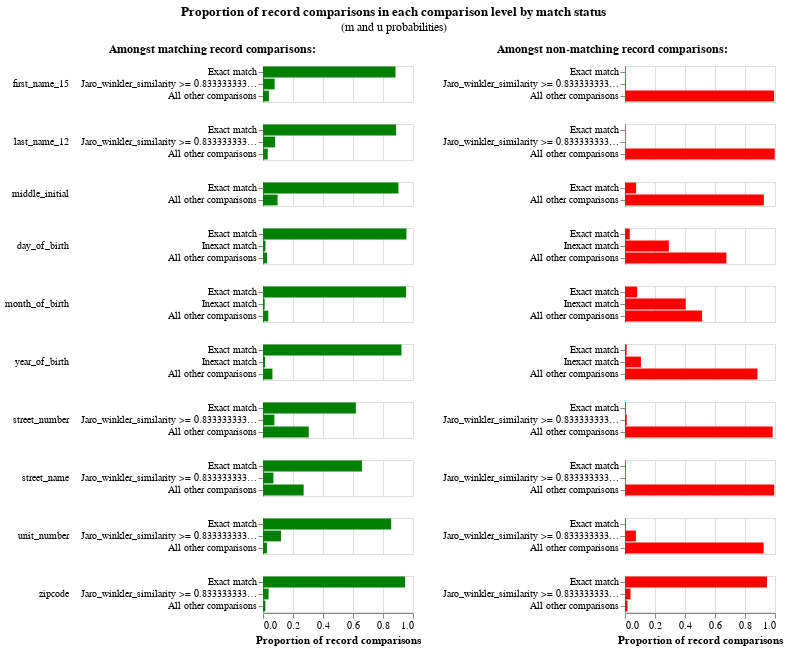

The notebook cell this image was saved under:
### Code cell
linker.m_u_parameters_chart()

### Figure 1 — Vega-Lite specification as saved in the notebook (floating-point values rounded to 4 significant figures)
{"config": {"view": {"continuousWidth": 300, "continuousHeight": 300, "discreteHeight": 300, "discreteWidth": 400}, "header": {"title": null}, "title": {"anchor": "middle", "offset": 10}}, "hconcat": [{"mark": "bar", "encoding": {"color": {"value": "green"}, "row": {"field": "comparison_name", "header": {"labelAlign": "left", "labelAnchor": "middle", "labelAngle": 0}, "sort": {"field": "comparison_sort_order"}, "type": "nominal"}, "tooltip": [{"field": "m_probability_description", "title": "m probability description", "type": "nominal"}, {"field": "comparison_name", "title": "Comparison column name", "type": "nominal"}, {"field": "label_for_charts", "title": "Label", "type": "ordinal"}, {"field": "sql_condition", "title": "SQL condition", "type": "nominal"}, {"field": "m_probability", "format": ".4p", "title": "m probability", "type": "quantitative"}, {"field": "u_probability", "format": ".4p", "title": "u probability", "type": "quantitative"}, {"field": "bayes_factor", "format": ",.4f", "title": "Bayes factor = m/u", "type": "quantitative"}, {"field": "log2_bayes_factor", "format": ",.4f", "title": "Match weight = log2(m/u)", "type": "quantitative"}], "x": {"axis": {"title": "Proportion of record comparisons"}, "field": "m_probability", "type": "quantitative"}, "y": {"axis": {"title": null}, "field": "label_for_charts", "sort": {"field": "comparison_vector_value", "order": "descending"}, "type": "nominal"}}, "height": {"step": 12}, "resolve": {"scale": {"y": "independent"}}, "title": {"text": "Amongst matching record comparisons:", "fontSize": 12, "fontWeight": "bold"}, "transform": [{"filter": "(datum.bayes_factor != 'no-op filter due to vega lite issue 4680')"}], "width": 150}, {"mark": "bar", "encoding": {"color": {"value": "red"}, "row": {"field": "comparison_name", "header": {"labels": false}, "sort": {"field": "comparison_sort_order"}, "type": "nominal"}, "tooltip": [{"field": "u_probability_description", "title": "u probability description", "type": "nominal"}, {"field": "comparison_name", "title": "Comparison column name", "type": "nominal"}, {"field": "label_for_charts", "title": "Label", "type": "ordinal"}, {"field": "sql_condition", "title": "SQL condition", "type": "nominal"}, {"field": "m_probability", "format": ".4p", "title": "m probability", "type": "quantitative"}, {"field": "u_probability", "format": ".4p", "title": "u probability", "type": "quantitative"}, {"field": "bayes_factor", "format": ",.4f", "title": "Bayes factor = m/u", "type": "quantitative"}, {"field": "log2_bayes_factor", "format": ",.4f", "title": "Match weight = log2(m/u)", "type": "quantitative"}], "x": {"axis": {"title": "Proportion of record comparisons"}, "field": "u_probability", "type": "quantitative"}, "y": {"axis": {"title": null}, "field": "label_for_charts", "sort": {"field": "comparison_vector_value", "order": "descending"}, "type": "nominal"}}, "height": {"step": 12}, "resolve": {"scale": {"y": "independent"}}, "title": {"text": "Amongst non-matching record comparisons:", "fontSize": 12, "fontWeight": "bold"}, "transform": [{"filter": "(datum.bayes_factor != 'no-op filter2 due to vega lite issue 4680')"}], "width": 150}], "data": {"name": "data-bef6858d72118a2ce6ca0e62ba61f7b7"}, "title": {"text": "Proportion of record comparisons in each comparison level by match status", "subtitle": "(m and u probabilities)"}, "$schema": "https://vega.github.io/schema/vega-lite/v5.9.3.json", "datasets": {"data-bef6858d72118a2ce6ca0e62ba61f7b7": [{"comparison_name": "first_name_15", "sql_condition": "\"first_name_15_l\" = \"first_name_15_r\"", "label_for_charts": "Exact match", "m_probability": 0.8835, "u_probability": 0.002261, "m_probability_description": "Amongst matching record comparisons, 88.35% of records are in the exact match comparison level", "u_probability_description": "Amongst non-matching record comparisons, 0.23% of records are in the exact match comparison level", "has_tf_adjustments": false, "tf_adjustment_column": null, "tf_adjustment_weight": 1.0, "is_null_level": false, "bayes_factor": 390.7, "log2_bayes_factor": 8.61, "comparison_vector_value": 2, "max_comparison_vector_value": 2, "bayes_factor_description": "If comparison level is `exact match` then comparison is 390.72 times more likely to be a match", "probability_two_random_records_match": 1.302e-05, "comparison_sort_order": 0}, {"comparison_name": "first_name_15", "sql_condition": "jaro_winkler_similarity(\"first_name_15_l\", \"first_name_15_r\") >= 0.8333333333333334", "label_for_charts": "Jaro_winkler_similarity >= 0.8333333333333334", "m_probability": 0.07728, "u_probability": 0.003358, "m_probability_description": "Amongst matching record comparisons, 7.73% of records are in the jaro_winkler_similarity >= 0.8333333333333334 comparison level", "u_probability_description": "Amongst non-matching record comparisons, 0.34% of records are in the jaro_winkler_similarity >= 0.8333333333333334 comparison level", "has_tf_adjustments": false, "tf_adjustment_column": null, "tf_adjustment_weight": 1.0, "is_null_level": false, "bayes_factor": 23.02, "log2_bayes_factor": 4.525, "comparison_vector_value": 1, "max_comparison_vector_value": 2, "bayes_factor_description": "If comparison level is `jaro_winkler_similarity >= 0.8333333333333334` then comparison is 23.02 times more likely to be a match", "probability_two_random_records_match": 1.302e-05, "comparison_sort_order": 0}, {"comparison_name": "first_name_15", "sql_condition": "ELSE", "label_for_charts": "All other comparisons", "m_probability": 0.03921, "u_probability": 0.9944, "m_probability_description": "Amongst matching record comparisons, 3.92% of records are in the all other comparisons comparison level", "u_probability_description": "Amongst non-matching record comparisons, 99.44% of records are in the all other comparisons comparison level", "has_tf_adjustments": false, "tf_adjustment_column": null, "tf_adjustment_weight": 1.0, "is_null_level": false, "bayes_factor": 0.03944, "log2_bayes_factor": -4.664, "comparison_vector_value": 0, "max_comparison_vector_value": 2, "bayes_factor_description": "If comparison level is `all other comparisons` then comparison is  25.36 times less likely to be a match", "probability_two_random_records_match": 1.302e-05, "comparison_sort_order": 0}, {"comparison_name": "last_name_12", "sql_condition": "\"last_name_12_l\" = \"last_name_12_r\"", "label_for_charts": "Exact match", "m_probability": 0.8874, "u_probability": 0.0007497, "m_probability_description": "Amongst matching record comparisons, 88.74% of records are in the exact match comparison level", "u_probability_description": "Amongst non-matching record comparisons, 0.07% of records are in the exact match comparison level", "has_tf_adjustments": false, "tf_adjustment_column": null, "tf_adjustment_weight": 1.0, "is_null_level": false, "bayes_factor": 1184.0, "log2_bayes_factor": 10.21, "comparison_vector_value": 2, "max_comparison_vector_value": 2, "bayes_factor_description": "If comparison level is `exact match` then comparison is 1,183.64 times more likely to be a match", "probability_two_random_records_match": 1.302e-05, "comparison_sort_order": 1}, {"comparison_name": "last_name_12", "sql_condition": "jaro_winkler_similarity(\"last_name_12_l\", \"last_name_12_r\") >= 0.8333333333333334", "label_for_charts": "Jaro_winkler_similarity >= 0.8333333333333334", "m_probability": 0.08093, "u_probability": 0.001209, "m_probability_description": "Amongst matching record comparisons, 8.09% of records are in the jaro_winkler_similarity >= 0.8333333333333334 comparison level", "u_probability_description": "Amongst non-matching record comparisons, 0.12% of records are in the jaro_winkler_similarity >= 0.8333333333333334 comparison level", "has_tf_adjustments": false, "tf_adjustment_column": null, "tf_adjustment_weight": 1.0, "is_null_level": false, "bayes_factor": 66.94, "log2_bayes_factor": 6.065, "comparison_vector_value": 1, "max_comparison_vector_value": 2, "bayes_factor_description": "If comparison level is `jaro_winkler_similarity >= 0.8333333333333334` then comparison is 66.94 times more likely to be a match", "probability_two_random_records_match": 1.302e-05, "comparison_sort_order": 1}, {"comparison_name": "last_name_12", "sql_condition": "ELSE", "label_for_charts": "All other comparisons", "m_probability": 0.0317, "u_probability": 0.998, "m_probability_description": "Amongst matching record comparisons, 3.17% of records are in the all other comparisons comparison level", "u_probability_description": "Amongst non-matching record comparisons, 99.80% of records are in the all other comparisons comparison level", "has_tf_adjustments": false, "tf_adjustment_column": null, "tf_adjustment_weight": 1.0, "is_null_level": false, "bayes_factor": 0.03176, "log2_bayes_factor": -4.977, "comparison_vector_value": 0, "max_comparison_vector_value": 2, "bayes_factor_description": "If comparison level is `all other comparisons` then comparison is  31.48 times less likely to be a match", "probability_two_random_records_match": 1.302e-05, "comparison_sort_order": 1}, {"comparison_name": "middle_initial", "sql_condition": "\"middle_initial_l\" = \"middle_initial_r\"", "label_for_charts": "Exact match", "m_probability": 0.903, "u_probability": 0.07447, "m_probability_description": "Amongst matching record comparisons, 90.30% of records are in the exact match comparison level", "u_probability_description": "Amongst non-matching record comparisons, 7.45% of records are in the exact match comparison level", "has_tf_adjustments": false, "tf_adjustment_column": null, "tf_adjustment_weight": 1.0, "is_null_level": false, "bayes_factor": 12.13, "log2_bayes_factor": 3.6, "comparison_vector_value": 1, "max_comparison_vector_value": 1, "bayes_factor_description": "If comparison level is `exact match` then comparison is 12.13 times more likely to be a match", "probability_two_random_records_match": 1.302e-05, "comparison_sort_order": 2}, {"comparison_name": "middle_initial", "sql_condition": "ELSE", "label_for_charts": "All other comparisons", "m_probability": 0.097, "u_probability": 0.9255, "m_probability_description": "Amongst matching record comparisons, 9.70% of records are in the all other comparisons comparison level", "u_probability_description": "Amongst non-matching record comparisons, 92.55% of records are in the all other comparisons comparison level", "has_tf_adjustments": false, "tf_adjustment_column": null, "tf_adjustment_weight": 1.0, "is_null_level": false, "bayes_factor": 0.1048, "log2_bayes_factor": -3.254, "comparison_vector_value": 0, "max_comparison_vector_value": 1, "bayes_factor_description": "If comparison level is `all other comparisons` then comparison is  9.54 times less likely to be a match", "probability_two_random_records_match": 1.302e-05, "comparison_sort_order": 2}, {"comparison_name": "day_of_birth", "sql_condition": "\"day_of_birth_l\" = \"day_of_birth_r\"", "label_for_charts": "Exact match", "m_probability": 0.9563, "u_probability": 0.03189, "m_probability_description": "Amongst matching record comparisons, 95.63% of records are in the exact match comparison level", "u_probability_description": "Amongst non-matching record comparisons, 3.19% of records are in the exact match comparison level", "has_tf_adjustments": false, "tf_adjustment_column": null, "tf_adjustment_weight": 1.0, "is_null_level": false, "bayes_factor": 29.98, "log2_bayes_factor": 4.906, "comparison_vector_value": 2, "max_comparison_vector_value": 2, "bayes_factor_description": "If comparison level is `exact match` then comparison is 29.98 times more likely to be a match", "probability_two_random_records_match": 1.302e-05, "comparison_sort_order": 3}, {"comparison_name": "day_of_birth", "sql_condition": "abs(day_of_birth_l - day_of_birth_r) <= 5", "label_for_charts": "Inexact match", "m_probability": 0.01649, "u_probability": 0.2923, "m_probability_description": "Amongst matching record comparisons, 1.65% of records are in the inexact match comparison level", "u_probability_description": "Amongst non-matching record comparisons, 29.23% of records are in the inexact match comparison level", "has_tf_adjustments": false, "tf_adjustment_column": null, "tf_adjustment_weight": 1.0, "is_null_level": false, "bayes_factor": 0.0564, "log2_bayes_factor": -4.148, "comparison_vector_value": 1, "max_comparison_vector_value": 2, "bayes_factor_description": "If comparison level is `inexact match` then comparison is  17.73 times less likely to be a match", "probability_two_random_records_match": 1.302e-05, "comparison_sort_order": 3}, {"comparison_name": "day_of_birth", "sql_condition": "ELSE", "label_for_charts": "All other comparisons", "m_probability": 0.02719, "u_probability": 0.6758, "m_probability_description": "Amongst matching record comparisons, 2.72% of records are in the all other comparisons comparison level", "u_probability_description": "Amongst non-matching record comparisons, 67.58% of records are in the all other comparisons comparison level", "has_tf_adjustments": false, "tf_adjustment_column": null, "tf_adjustment_weight": 1.0, "is_null_level": false, "bayes_factor": 0.04023, "log2_bayes_factor": -4.636, "comparison_vector_value": 0, "max_comparison_vector_value": 2, "bayes_factor_description": "If comparison level is `all other comparisons` then comparison is  24.86 times less likely to be a match", "probability_two_random_records_match": 1.302e-05, "comparison_sort_order": 3}, {"comparison_name": "month_of_birth", "sql_condition": "\"month_of_birth_l\" = \"month_of_birth_r\"", "label_for_charts": "Exact match", "m_probability": 0.9537, "u_probability": 0.0814, "m_probability_description": "Amongst matching record comparisons, 95.37% of records are in the exact match comparison level", "u_probability_description": "Amongst non-matching record comparisons, 8.14% of records are in the exact match comparison level", "has_tf_adjustments": false, "tf_adjustment_column": null, "tf_adjustment_weight": 1.0, "is_null_level": false, "bayes_factor": 11.72, "log2_bayes_factor": 3.551, "comparison_vector_value": 2, "max_comparison_vector_value": 2, "bayes_factor_description": "If comparison level is `exact match` then comparison is 11.72 times more likely to be a match", "probability_two_random_records_match": 1.302e-05, "comparison_sort_order": 4}, {"comparison_name": "month_of_birth", "sql_condition": "abs(month_of_birth_l - month_of_birth_r) <= 3", "label_for_charts": "Inexact match", "m_probability": 0.01115, "u_probability": 0.4045, "m_probability_description": "Amongst matching record comparisons, 1.12% of records are in the inexact match comparison level", "u_probability_description": "Amongst non-matching record comparisons, 40.45% of records are in the inexact match comparison level", "has_tf_adjustments": false, "tf_adjustment_column": null, "tf_adjustment_weight": 1.0, "is_null_level": false, "bayes_factor": 0.02757, "log2_bayes_factor": -5.181, "comparison_vector_value": 1, "max_comparison_vector_value": 2, "bayes_factor_description": "If comparison level is `inexact match` then comparison is  36.28 times less likely to be a match", "probability_two_random_records_match": 1.302e-05, "comparison_sort_order": 4}, {"comparison_name": "month_of_birth", "sql_condition": "ELSE", "label_for_charts": "All other comparisons", "m_probability": 0.0351, "u_probability": 0.5141, "m_probability_description": "Amongst matching record comparisons, 3.51% of records are in the all other comparisons comparison level", "u_probability_description": "Amongst non-matching record comparisons, 51.41% of records are in the all other comparisons comparison level", "has_tf_adjustments": false, "tf_adjustment_column": null, "tf_adjustment_weight": 1.0, "is_null_level": false, "bayes_factor": 0.06829, "log2_bayes_factor": -3.872, "comparison_vector_value": 0, "max_comparison_vector_value": 2, "bayes_factor_description": "If comparison level is `all other comparisons` then comparison is  14.64 times less likely to be a match", "probability_two_random_records_match": 1.302e-05, "comparison_sort_order": 4}, {"comparison_name": "year_of_birth", "sql_condition": "\"year_of_birth_l\" = \"year_of_birth_r\"", "label_for_charts": "Exact match", "m_probability": 0.9231, "u_probability": 0.01081, "m_probability_description": "Amongst matching record comparisons, 92.31% of records are in the exact match comparison level", "u_probability_description": "Amongst non-matching record comparisons, 1.08% of records are in the exact match comparison level", "has_tf_adjustments": false, "tf_adjustment_column": null, "tf_adjustment_weight": 1.0, "is_null_level": false, "bayes_factor": 85.35, "log2_bayes_factor": 6.415, "comparison_vector_value": 2, "max_comparison_vector_value": 2, "bayes_factor_description": "If comparison level is `exact match` then comparison is 85.35 times more likely to be a match", "probability_two_random_records_match": 1.302e-05, "comparison_sort_order": 5}, {"comparison_name": "year_of_birth", "sql_condition": "abs(year_of_birth_l - year_of_birth_r) <= 5", "label_for_charts": "Inexact match", "m_probability": 0.0141, "u_probability": 0.106, "m_probability_description": "Amongst matching record comparisons, 1.41% of records are in the inexact match comparison level", "u_probability_description": "Amongst non-matching record comparisons, 10.60% of records are in the inexact match comparison level", "has_tf_adjustments": false, "tf_adjustment_column": null, "tf_adjustment_weight": 1.0, "is_null_level": false, "bayes_factor": 0.133, "log2_bayes_factor": -2.911, "comparison_vector_value": 1, "max_comparison_vector_value": 2, "bayes_factor_description": "If comparison level is `inexact match` then comparison is  7.52 times less likely to be a match", "probability_two_random_records_match": 1.302e-05, "comparison_sort_order": 5}, {"comparison_name": "year_of_birth", "sql_condition": "ELSE", "label_for_charts": "All other comparisons", "m_probability": 0.06284, "u_probability": 0.8832, "m_probability_description": "Amongst matching record comparisons, 6.28% of records are in the all other comparisons comparison level", "u_probability_description": "Amongst non-matching record comparisons, 88.32% of records are in the all other comparisons comparison level", "has_tf_adjustments": false, "tf_adjustment_column": null, "tf_adjustment_weight": 1.0, "is_null_level": false, "bayes_factor": 0.07116, "log2_bayes_factor": -3.813, "comparison_vector_value": 0, "max_comparison_vector_value": 2, "bayes_factor_description": "If comparison level is `all other comparisons` then comparison is  14.05 times less likely to be a match", "probability_two_random_records_match": 1.302e-05, "comparison_sort_order": 5}, {"comparison_name": "street_number", "sql_condition": "\"street_number_l\" = \"street_number_r\"", "label_for_charts": "Exact match", "m_probability": 0.6192, "u_probability": 0.003813, "m_probability_description": "Amongst matching record comparisons, 61.92% of records are in the exact match comparison level", "u_probability_description": "Amongst non-matching record comparisons, 0.38% of records are in the exact match comparison level", "has_tf_adjustments": false, "tf_adjustment_column": null, "tf_adjustment_weight": 1.0, "is_null_level": false, "bayes_factor": 162.4, "log2_bayes_factor": 7.343, "comparison_vector_value": 2, "max_comparison_vector_value": 2, "bayes_factor_description": "If comparison level is `exact match` then comparison is 162.40 times more likely to be a match", "probability_two_random_records_match": 1.302e-05, "comparison_sort_order": 6}, {"comparison_name": "street_number", "sql_condition": "jaro_winkler_similarity(\"street_number_l\", \"street_number_r\") >= 0.8333333333333334", "label_for_charts": "Jaro_winkler_similarity >= 0.8333333333333334", "m_probability": 0.0759, "u_probability": 0.01161, "m_probability_description": "Amongst matching record comparisons, 7.59% of records are in the jaro_winkler_similarity >= 0.8333333333333334 comparison level", "u_probability_description": "Amongst non-matching record comparisons, 1.16% of records are in the jaro_winkler_similarity >= 0.8333333333333334 comparison level", "has_tf_adjustments": false, "tf_adjustment_column": null, "tf_adjustment_weight": 1.0, "is_null_level": false, "bayes_factor": 6.539, "log2_bayes_factor": 2.709, "comparison_vector_value": 1, "max_comparison_vector_value": 2, "bayes_factor_description": "If comparison level is `jaro_winkler_similarity >= 0.8333333333333334` then comparison is 6.54 times more likely to be a match", "probability_two_random_records_match": 1.302e-05, "comparison_sort_order": 6}, {"comparison_name": "street_number", "sql_condition": "ELSE", "label_for_charts": "All other comparisons", "m_probability": 0.3049, "u_probability": 0.9846, "m_probability_description": "Amongst matching record comparisons, 30.49% of records are in the all other comparisons comparison level", "u_probability_description": "Amongst non-matching record comparisons, 98.46% of records are in the all other comparisons comparison level", "has_tf_adjustments": false, "tf_adjustment_column": null, "tf_adjustment_weight": 1.0, "is_null_level": false, "bayes_factor": 0.3096, "log2_bayes_factor": -1.691, "comparison_vector_value": 0, "max_comparison_vector_value": 2, "bayes_factor_description": "If comparison level is `all other comparisons` then comparison is  3.23 times less likely to be a match", "probability_two_random_records_match": 1.302e-05, "comparison_sort_order": 6}, {"comparison_name": "street_name", "sql_condition": "\"street_name_l\" = \"street_name_r\"", "label_for_charts": "Exact match", "m_probability": 0.6598, "u_probability": 0.003549, "m_probability_description": "Amongst matching record comparisons, 65.98% of records are in the exact match comparison level", "u_probability_description": "Amongst non-matching record comparisons, 0.35% of records are in the exact match comparison level", "has_tf_adjustments": false, "tf_adjustment_column": null, "tf_adjustment_weight": 1.0, "is_null_level": false, "bayes_factor": 185.9, "log2_bayes_factor": 7.539, "comparison_vector_value": 2, "max_comparison_vector_value": 2, "bayes_factor_description": "If comparison level is `exact match` then comparison is 185.92 times more likely to be a match", "probability_two_random_records_match": 1.302e-05, "comparison_sort_order": 7}, {"comparison_name": "street_name", "sql_condition": "jaro_winkler_similarity(\"street_name_l\", \"street_name_r\") >= 0.8333333333333334", "label_for_charts": "Jaro_winkler_similarity >= 0.8333333333333334", "m_probability": 0.06922, "u_probability": 0.001533, "m_probability_description": "Amongst matching record comparisons, 6.92% of records are in the jaro_winkler_similarity >= 0.8333333333333334 comparison level", "u_probability_description": "Amongst non-matching record comparisons, 0.15% of records are in the jaro_winkler_similarity >= 0.8333333333333334 comparison level", "has_tf_adjustments": false, "tf_adjustment_column": null, "tf_adjustment_weight": 1.0, "is_null_level": false, "bayes_factor": 45.15, "log2_bayes_factor": 5.497, "comparison_vector_value": 1, "max_comparison_vector_value": 2, "bayes_factor_description": "If comparison level is `jaro_winkler_similarity >= 0.8333333333333334` then comparison is 45.15 times more likely to be a match", "probability_two_random_records_match": 1.302e-05, "comparison_sort_order": 7}, {"comparison_name": "street_name", "sql_condition": "ELSE", "label_for_charts": "All other comparisons", "m_probability": 0.2709, "u_probability": 0.9949, "m_probability_description": "Amongst matching record comparisons, 27.09% of records are in the all other comparisons comparison level", "u_probability_description": "Amongst non-matching record comparisons, 99.49% of records are in the all other comparisons comparison level", "has_tf_adjustments": false, "tf_adjustment_column": null, "tf_adjustment_weight": 1.0, "is_null_level": false, "bayes_factor": 0.2723, "log2_bayes_factor": -1.877, "comparison_vector_value": 0, "max_comparison_vector_value": 2, "bayes_factor_description": "If comparison level is `all other comparisons` then comparison is  3.67 times less likely to be a match", "probability_two_random_records_match": 1.302e-05, "comparison_sort_order": 7}, {"comparison_name": "unit_number", "sql_condition": "\"unit_number_l\" = \"unit_number_r\"", "label_for_charts": "Exact match", "m_probability": 0.8545, "u_probability": 0.00283, "m_probability_description": "Amongst matching record comparisons, 85.45% of records are in the exact match comparison level", "u_probability_description": "Amongst non-matching record comparisons, 0.28% of records are in the exact match comparison level", "has_tf_adjustments": false, "tf_adjustment_column": null, "tf_adjustment_weight": 1.0, "is_null_level": false, "bayes_factor": 302.0, "log2_bayes_factor": 8.238, "comparison_vector_value": 2, "max_comparison_vector_value": 2, "bayes_factor_description": "If comparison level is `exact match` then comparison is 301.98 times more likely to be a match", "probability_two_random_records_match": 1.302e-05, "comparison_sort_order": 8}, {"comparison_name": "unit_number", "sql_condition": "jaro_winkler_similarity(\"unit_number_l\", \"unit_number_r\") >= 0.8333333333333334", "label_for_charts": "Jaro_winkler_similarity >= 0.8333333333333334", "m_probability": 0.1197, "u_probability": 0.07272, "m_probability_description": "Amongst matching record comparisons, 11.97% of records are in the jaro_winkler_similarity >= 0.8333333333333334 comparison level", "u_probability_description": "Amongst non-matching record comparisons, 7.27% of records are in the jaro_winkler_similarity >= 0.8333333333333334 comparison level", "has_tf_adjustments": false, "tf_adjustment_column": null, "tf_adjustment_weight": 1.0, "is_null_level": false, "bayes_factor": 1.646, "log2_bayes_factor": 0.7186, "comparison_vector_value": 1, "max_comparison_vector_value": 2, "bayes_factor_description": "If comparison level is `jaro_winkler_similarity >= 0.8333333333333334` then comparison is 1.65 times more likely to be a match", "probability_two_random_records_match": 1.302e-05, "comparison_sort_order": 8}, {"comparison_name": "unit_number", "sql_condition": "ELSE", "label_for_charts": "All other comparisons", "m_probability": 0.02582, "u_probability": 0.9244, "m_probability_description": "Amongst matching record comparisons, 2.58% of records are in the all other comparisons comparison level", "u_probability_description": "Amongst non-matching record comparisons, 92.44% of records are in the all other comparisons comparison level", "has_tf_adjustments": false, "tf_adjustment_column": null, "tf_adjustment_weight": 1.0, "is_null_level": false, "bayes_factor": 0.02793, "log2_bayes_factor": -5.162, "comparison_vector_value": 0, "max_comparison_vector_value": 2, "bayes_factor_description": "If comparison level is `all other comparisons` then comparison is  35.81 times less likely to be a match", "probability_two_random_records_match": 1.302e-05, "comparison_sort_order": 8}, {"comparison_name": "zipcode", "sql_condition": "\"zipcode_l\" = \"zipcode_r\"", "label_for_charts": "Exact match", "m_probability": 0.9472, "u_probability": 0.9462, "m_probability_description": "Amongst matching record comparisons, 94.72% of records are in the exact match comparison level", "u_probability_description": "Amongst non-matching record comparisons, 94.62% of records are in the exact match comparison level", "has_tf_adjustments": false, "tf_adjustment_column": null, "tf_adjustment_weight": 1.0, "is_null_level": false, "bayes_factor": 1.001, "log2_bayes_factor": 0.001536, "comparison_vector_value": 2, "max_comparison_vector_value": 2, "bayes_factor_description": "If comparison level is `exact match` then comparison is 1.00 times more likely to be a match", "probability_two_random_records_match": 1.302e-05, "comparison_sort_order": 9}, {"comparison_name": "zipcode", "sql_condition": "jaro_winkler_similarity(\"zipcode_l\", \"zipcode_r\") >= 0.8333333333333334", "label_for_charts": "Jaro_winkler_similarity >= 0.8333333333333334", "m_probability": 0.03709, "u_probability": 0.03672, "m_probability_description": "Amongst matching record comparisons, 3.71% of records are in the jaro_winkler_similarity >= 0.8333333333333334 comparison level", "u_probability_description": "Amongst non-matching record comparisons, 3.67% of records are in the jaro_winkler_similarity >= 0.8333333333333334 comparison level", "has_tf_adjustments": false, "tf_adjustment_column": null, "tf_adjustment_weight": 1.0, "is_null_level": false, "bayes_factor": 1.01, "log2_bayes_factor": 0.01455, "comparison_vector_value": 1, "max_comparison_vector_value": 2, "bayes_factor_description": "If comparison level is `jaro_winkler_similarity >= 0.8333333333333334` then comparison is 1.01 times more likely to be a match", "probability_two_random_records_match": 1.302e-05, "comparison_sort_order": 9}, {"comparison_name": "zipcode", "sql_condition": "ELSE", "label_for_charts": "All other comparisons", "m_probability": 0.01569, "u_probability": 0.01707, "m_probability_description": "Amongst matching record comparisons, 1.57% of records are in the all other comparisons comparison level", "u_probability_description": "Amongst non-matching record comparisons, 1.71% of records are in the all other comparisons comparison level", "has_tf_adjustments": false, "tf_adjustment_column": null, "tf_adjustment_weight": 1.0, "is_null_level": false, "bayes_factor": 0.9192, "log2_bayes_factor": -0.1216, "comparison_vector_value": 0, "max_comparison_vector_value": 2, "bayes_factor_description": "If comparison level is `all other comparisons` then comparison is  1.09 times less likely to be a match", "probability_two_random_records_match": 1.302e-05, "comparison_sort_order": 9}]}}
